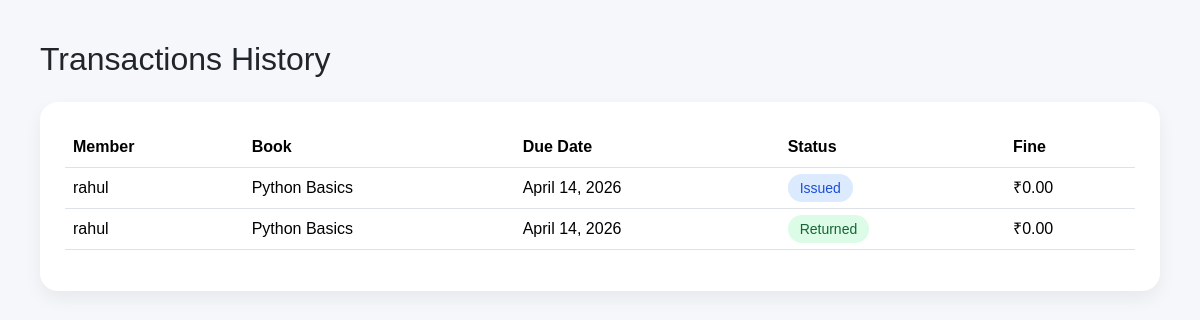
Page /transactions/ on the earlier database version.
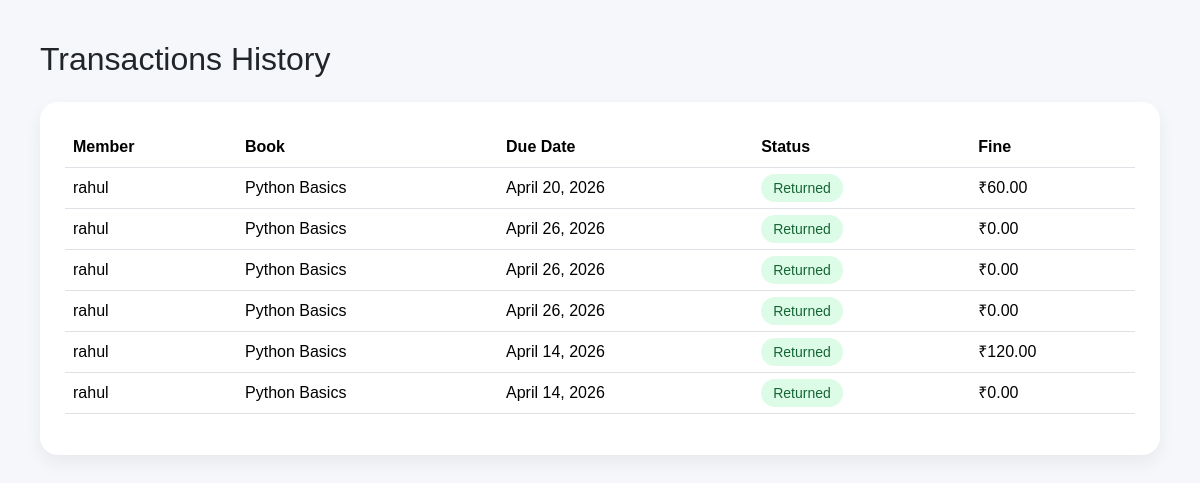
Same page on the later database version.
### transactions/models.py (models this page shows, shortened)
class Transaction(models.Model):
    STATUS_CHOICES = [
        ('ISSUED', 'Issued'),
        ('RETURNED', 'Returned'),
        ('OVERDUE', 'Overdue'),
    ]
    member = models.ForeignKey(Member, on_delete=models.CASCADE)
    book = models.ForeignKey(Book, on_delete=models.CASCADE)
    issue_date = models.DateField(auto_now_add=True)
    due_date = models.DateField()
    return_date = models.DateField(null=True, blank=True)
    fine = models.DecimalField(max_digits=6, decimal_places=2, default=0)
    status = models.CharField(
        max_length=20,
        choices=STATUS_CHOICES,
        default='ISSUED'
    )

### members/models.py (models this page shows, shortened)
class Member(models.Model):
    MEMBERSHIP_STATUS = [
        ('ACTIVE', 'Active'),
        ('EXPIRED', 'Expired'),
        ('PENDING', 'Pending'),
    ]
    name = models.CharField(max_length=100)
    email = models.EmailField(unique=True)
    membership_id = models.CharField(max_length=20, unique=True)
    membership_status = models.CharField(
        max_length=20,
        choices=MEMBERSHIP_STATUS,
        default='PENDING'
    )
    join_date = models.DateField(auto_now_add=True)
    expiry_date = models.DateField()

### books/models.py (models this page shows, shortened)
class Book(models.Model):
    title = models.CharField(max_length=200)
    author = models.CharField(max_length=100)
    isbn = models.CharField(max_length=20, unique=True)
    category = models.CharField(max_length=100)
    quantity = models.PositiveIntegerField(default=1)
    available_count = models.PositiveIntegerField(default=1)
    created_at = models.DateTimeField(auto_now_add=True)

### config/views.py (the view)
# urls.py: path('transactions/', transactions_page, name='transactions'),
def transactions_page(request):
    transactions = Transaction.objects.all().order_by('-issue_date')
    return render(request, 'transactions.html', {
        'transactions': transactions
    })

### templates/transactions.html (shortened to what this page needs)
<!DOCTYPE html>
<html lang="en">
<head>
    <link href="https://cdn.jsdelivr.net/npm/bootstrap@5.3.3/dist/css/bootstrap.min.css" rel="stylesheet">
</head>
<body>
<div class="main-content">
    <h2 class="mb-4">Transactions History</h2>
    <div class="table-card">
        <table class="table table-hover">
            <thead>
                <tr>
                    <th>Member</th>
                    <th>Book</th>
                    <th>Due Date</th>
                    <th>Status</th>
                    <th>Fine</th>
                </tr>
            </thead>
            <tbody>
                {% for transaction in transactions %}
                <tr>
                    <td>{{ transaction.member.name }}</td>
                    <td>{{ transaction.book.title }}</td>
                    <td>{{ transaction.due_date }}</td>
                    <td>
                        {% if transaction.status == 'ISSUED' %}
                            <span class="status-issued">Issued</span>
                        {% else %}
                            <span class="status-returned">Returned</span>
                        {% endif %}
                    </td>
                    <td>₹{{ transaction.fine }}</td>
                </tr>
                {% endfor %}
            </tbody>
        </table>
    </div>
</div>
</body>
</html>

### templates/transactions.html (style rules this page uses)
body { background: #f5f7fb; font-family: Arial, sans-serif; }
.main-content { padding: 40px; }
.table-card { background: white; border-radius: 18px; box-shadow: 0 8px 18px rgba(0,0,0,0.06); padding: 25px; }
.status-returned { background: #dcfce7; color: #166534; padding: 6px 12px; border-radius: 30px; font-size: 14px; }

Differences in the rows shown:
added Transaction: status "Returned"
added Transaction: status "Returned"
added Transaction: status "Returned"
added Transaction: status "Returned"
changed Transaction (number 5 of 6 on the later page): fine "0.00" → "120.00"; status "Issued" → "Returned"
